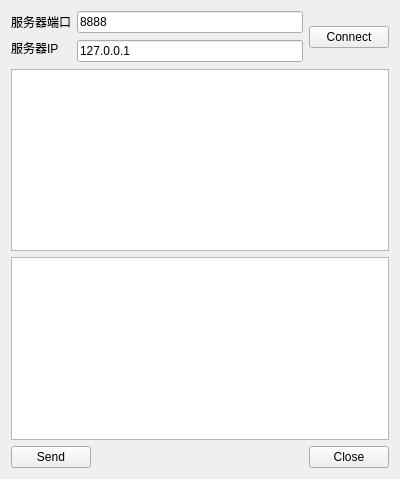
<?xml version="1.0" encoding="UTF-8"?>
<ui version="4.0">
 <class>ClientWidget</class>
 <widget class="QWidget" name="ClientWidget">
  <property name="geometry">
   <rect>
    <x>0</x>
    <y>0</y>
    <width>400</width>
    <height>479</height>
   </rect>
  </property>
  <property name="windowTitle">
   <string>Form</string>
  </property>
  <layout class="QGridLayout" name="gridLayout">
   <item row="0" column="1" colspan="2">
    <widget class="QLineEdit" name="lineEditport">
     <property name="text">
      <string>8888</string>
     </property>
    </widget>
   </item>
   <item row="5" column="3">
    <widget class="QPushButton" name="pushButtonclose">
     <property name="text">
      <string>Close</string>
     </property>
    </widget>
   </item>
   <item row="5" column="2">
    <spacer name="horizontalSpacer">
     <property name="orientation">
      <enum>Qt::Horizontal</enum>
     </property>
     <property name="sizeHint" stdset="0">
      <size>
       <width>217</width>
       <height>20</height>
      </size>
     </property>
    </spacer>
   </item>
   <item row="1" column="0">
    <widget class="QLabel" name="label_2">
     <property name="text">
      <string>服务器IP</string>
     </property>
    </widget>
   </item>
   <item row="1" column="1" rowspan="2" colspan="2">
    <widget class="QLineEdit" name="lineEditip">
     <property name="text">
      <string>127.0.0.1</string>
     </property>
    </widget>
   </item>
   <item row="5" column="0" colspan="2">
    <widget class="QPushButton" name="pushButtonsend">
     <property name="text">
      <string>Send</string>
     </property>
    </widget>
   </item>
   <item row="0" column="0">
    <widget class="QLabel" name="label">
     <property name="text">
      <string>服务器端口</string>
     </property>
    </widget>
   </item>
   <item row="3" column="0" colspan="4">
    <widget class="QTextEdit" name="textEditread"/>
   </item>
   <item row="4" column="0" colspan="4">
    <widget class="QTextEdit" name="textEditwrite"/>
   </item>
   <item row="0" column="3" rowspan="3">
    <widget class="QPushButton" name="pushButton">
     <property name="text">
      <string>Connect</string>
     </property>
    </widget>
   </item>
  </layout>
 </widget>
 <resources/>
 <connections/>
</ui>
